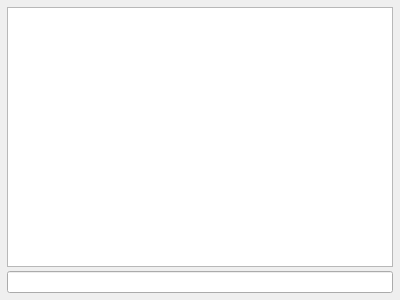
<?xml version="1.0" encoding="UTF-8"?>
<ui version="4.0">
 <class>MainWindow</class>
 <widget class="QMainWindow" name="MainWindow">
  <property name="geometry">
   <rect>
    <x>0</x>
    <y>0</y>
    <width>400</width>
    <height>300</height>
   </rect>
  </property>
  <property name="windowTitle">
   <string>MainWindow</string>
  </property>
  <widget class="QWidget" name="centralWidget">
   <layout class="QVBoxLayout" name="verticalLayout">
    <property name="spacing">
     <number>4</number>
    </property>
    <property name="leftMargin">
     <number>7</number>
    </property>
    <property name="topMargin">
     <number>7</number>
    </property>
    <property name="rightMargin">
     <number>7</number>
    </property>
    <property name="bottomMargin">
     <number>7</number>
    </property>
    <item>
     <widget class="QTextBrowser" name="textBrowser"/>
    </item>
    <item>
     <widget class="QLineEdit" name="lineEdit"/>
    </item>
   </layout>
  </widget>
 </widget>
 <layoutdefault spacing="6" margin="11"/>
 <resources/>
 <connections/>
</ui>
